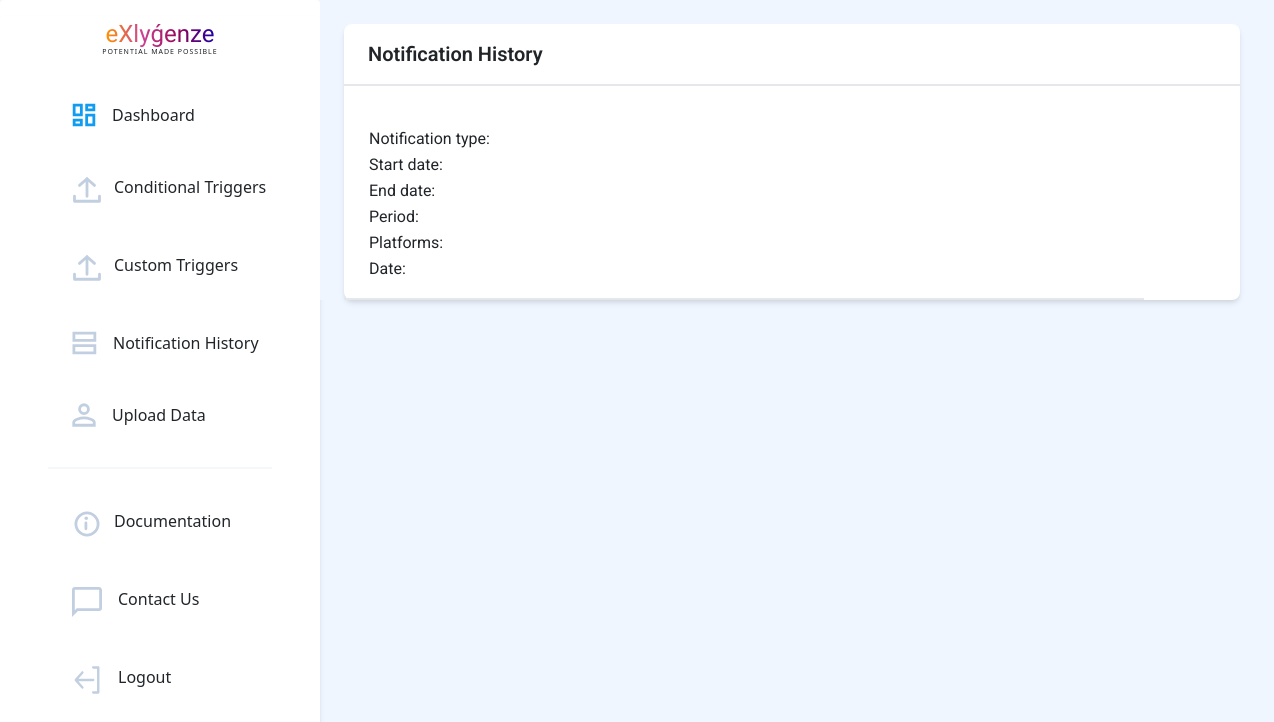
The page /history/1 on the database as committed earlier.
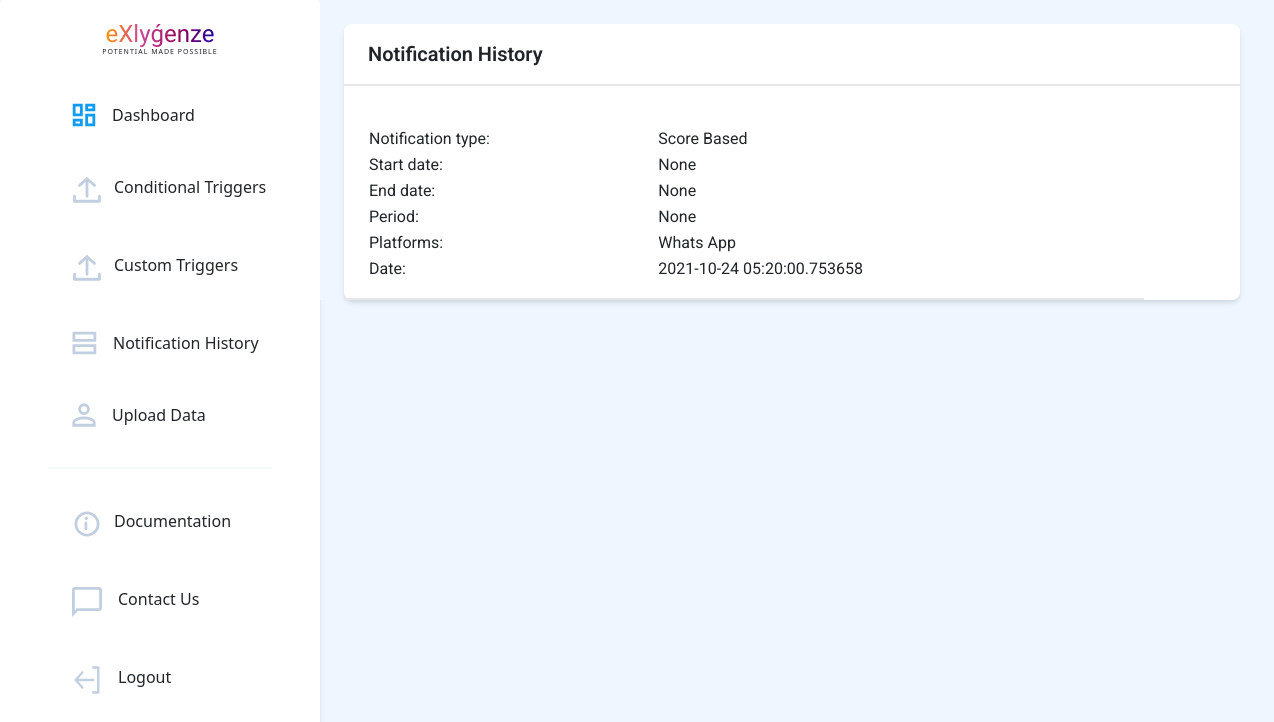
The same page on the database as committed later.
### application/models.py (models this page shows, shortened)
class NotificationHistory(db.Model, UserMixin):
    id = db.Column(db.Integer, primary_key=True)
    type = db.Column(db.String(20),nullable=False)
    start_date = db.Column(db.DateTime)
    end_date = db.Column(db.DateTime)
    period = db.Column(db.Integer)
    message_body = db.Column(db.String(500),nullable=False)
    email = db.Column(db.Boolean,default=False,nullable=False)
    whatsapp = db.Column(db.Boolean,default=False,nullable=False)
    sms = db.Column(db.Boolean,default=False,nullable=False)
    date_time = db.Column(db.DateTime,nullable = False, default = datetime.utcnow)
    user_id = db.Column(db.Integer,db.ForeignKey('user.id'),nullable=False)

### application/routes.py (the view)
@app.route('/history/<int:notif_id>')
def notification_history_id(notif_id):
    notif = NotificationHistory.query.get(notif_id)
    return render_template('history_id.html', notif = notif)

### application/templates/history_id.html (shortened to what this page needs)
{% extends 'basic.html'%}
{% block body %}
<body>
    <div class="bg-blue-50 flex">
        {% include "navbar.html" %}
        <div class="flex">
            <div>
                <div class="subideabody" style="font-family: 'Roboto';">
                    <div class=" bg-blue-50 flex  ">
                        <div class="mx-4 flex-grow">
                            <br>
                            <div class=" flex flex-wrap ">
                                <div class=" bg-white max-w-4xl rounded-lg w-screen shadow-md">
                                    <div>
                                        <div class="py-3 pl-6 font-medium text-xl border-b-2 font-semibold">Notification History </div>
                                        <br>
                                        <div class="py-3 pl-6 border-b-2" style = "width:800px">
                                            <table style = "width: 100%;">
                                                <tr>
                                                    <td>Notification type: </td>
                                                    <td>{{notif.type}}</td>
                                                </tr>
                                                <tr>
                                                    <td>Start date: </td>
                                                    <td>{{notif.start_date}}</td>
                                                </tr>
                                                <tr>
                                                    <td>End date: </td>
                                                    <td>{{notif.end_date}}</td>
                                                </tr>
                                                <tr>
                                                    <td>Period: </td>
                                                    <td>{{notif.period}}</td>
                                                </tr>
                                                <tr>
                                                    <td>Platforms: </td>
                                                    <td>{% if notif.whatsapp %}Whats App {% endif %}{% if notif.sms %} SMS {% endif %}{% if notif.email %} Email {% endif %}</td>
                                                </tr>
                                                <tr>
                                                    <td>Date: </td>
                                                    <td>{{notif.date_time}}</td>
                                                </tr>
                                            </table>
                                    </div>
                                    </div>
                                </div>
                            </div>
                        </div>
                    </div>
                </div>
            </div>
        </div>
    </div>
</body>
{%endblock%}

Rows that differ between the two databases and show on the page:
added NotificationHistory: type "Score Based", start_date "None", end_date "None", period "None", date_time "2021-10-24 05:20:00.753658"
Other text that changed with them:
text now shown: "Whats App"
